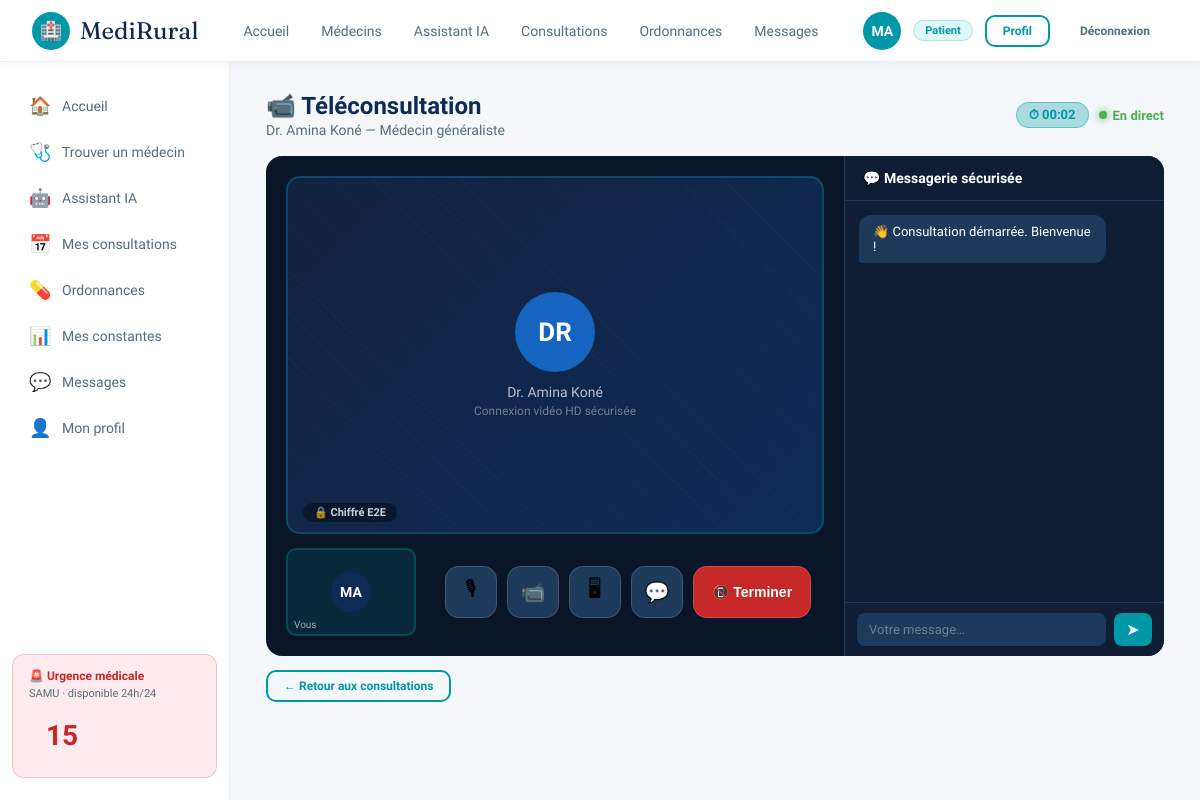
The app's page /teleconsult/1 (signed in) with its own data.
### tables this page shows
CREATE TABLE users (
            id          INTEGER PRIMARY KEY AUTOINCREMENT,
            email       TEXT UNIQUE NOT NULL,
            password    TEXT NOT NULL,
            name        TEXT NOT NULL,
            role        TEXT NOT NULL DEFAULT 'patient',
            age         INTEGER,
            city        TEXT,
            phone       TEXT,
            specialite  TEXT,
            bio         TEXT,
            avatar_color TEXT DEFAULT '#0097A7',
            created_at  TEXT DEFAULT (datetime('now'))
        );

CREATE TABLE doctors (
            id          INTEGER PRIMARY KEY AUTOINCREMENT,
            user_id     INTEGER NOT NULL UNIQUE,
            specialite  TEXT NOT NULL,
            note        REAL DEFAULT 4.8,
            nb_consults INTEGER DEFAULT 0,
            dispo       TEXT DEFAULT 'Disponible',
            tarif       INTEGER DEFAULT 25,
            FOREIGN KEY (user_id) REFERENCES users(id)
        );

### app.py (the view)
@app.route("/teleconsult/<int:consult_id>")
@login_required
def teleconsult(consult_id):
    uid  = session["user_id"]
    role = session["role"]
    c = query("SELECT c.*,u.name as doc_name,d.specialite,u.avatar_color FROM consultations c JOIN doctors d ON c.doctor_id=d.id JOIN users u ON d.user_id=u.id WHERE c.id=?", (consult_id,), one=True)
    if not c:
        flash("Consultation introuvable", "error")
        return redirect(url_for("consultations"))
    patient = query("SELECT * FROM users WHERE id=?", (c["patient_id"],), one=True)
    return render_template("teleconsult.html", consult=c, patient=patient)

### app.py (called while the page is built)
def get_db():
    if "db" not in g:
        g.db = sqlite3.connect(DB_PATH)
        g.db.row_factory = sqlite3.Row
        g.db.execute("PRAGMA journal_mode=WAL")
        g.db.execute("PRAGMA foreign_keys=ON")
    return g.db

def query(sql, args=(), one=False):
    cur = get_db().execute(sql, args)
    rv  = cur.fetchall()
    return (rv[0] if rv else None) if one else rv

def login_required(f):
    @wraps(f)
    def decorated(*args, **kwargs):
        if "user_id" not in session:
            return redirect(url_for("login"))
        return f(*args, **kwargs)
    return decorated

### templates/teleconsult.html (shortened to what this page needs)
{% extends "base.html" %}
{% block content %}
<div style="display:flex;align-items:center;justify-content:space-between;margin-bottom:18px">
  <div>
    <p class="page-title" style="margin-bottom:2px">📹 Téléconsultation</p>
    <p style="color:var(--grey);font-size:14px">
      {% if session.role=='patient' %}{{ consult.doc_name }} — {{ consult.specialite }}{% else %}{{ patient.name }} — {{ patient.age }} ans{% endif %}
    </p>
  </div>
  <div style="display:flex;gap:10px;align-items:center">
    <span class="timer-badge">⏱ <span id="timer">00:00</span></span>
    <span style="display:flex;align-items:center;gap:6px;font-size:13px;color:#4CAF50;font-weight:600">
      <span style="width:8px;height:8px;border-radius:50%;background:#4CAF50;box-shadow:0 0 8px #4CAF50;display:inline-block"></span>
      En direct
    </span>
  </div>
</div>
<div class="video-layout">
  <div class="video-main">
    <div class="video-box">
      <div style="position:relative;z-index:1;text-align:center">
        <div class="avatar" style="background:var(--blue);width:80px;height:80px;font-size:26px;margin:0 auto 12px">
          {% if session.role=='patient' %}{{ consult.doc_name[:2].upper() }}{% else %}{{ patient.name[:2].upper() }}{% endif %}
        </div>
        <p style="color:rgba(255,255,255,.7);font-size:14px">
          {% if session.role=='patient' %}{{ consult.doc_name }}{% else %}{{ patient.name }}{% endif %}
        </p>
        <p style="color:rgba(255,255,255,.4);font-size:12px;margin-top:4px">Connexion vidéo HD sécurisée</p>
      </div>
      <div style="position:absolute;bottom:12px;left:14px">
        <span class="badge" style="background:rgba(0,0,0,.4);color:rgba(255,255,255,.8);font-size:11px">🔒 Chiffré E2E</span>
      </div>
    </div>
    <div style="display:flex;align-items:center;gap:16px">
      <div style="width:130px;height:88px;background:rgba(0,151,167,.15);border-radius:10px;border:2px solid rgba(0,151,167,.3);display:flex;align-items:center;justify-content:center;position:relative;flex-shrink:0">
        <div class="avatar" style="background:var(--navy);width:40px;height:40px;font-size:14px">{{ session.name[:2].upper() }}</div>
        <span style="position:absolute;bottom:4px;left:6px;color:rgba(255,255,255,.6);font-size:10px">Vous</span>
      </div>
      <div class="controls" style="flex:1">
        <button class="ctrl-btn" id="muteBtn" onclick="toggleCtrl('muteBtn','🎙','🔇')" title="Micro">🎙</button>
        <button class="ctrl-btn" id="camBtn" onclick="toggleCtrl('camBtn','📹','📷')" title="Caméra">📹</button>
        <button class="ctrl-btn" title="Partager écran">🖥</button>
        <button class="ctrl-btn" title="Chat" onclick="document.querySelector('.chat-input').focus()">💬</button>
        <button class="ctrl-btn active" onclick="endCall()" title="Raccrocher" style="background:#C62828;flex:0 0 auto;padding:0 18px;width:auto;color:#fff;font-size:14px;font-weight:700">
          📵 Terminer
        </button>
      </div>
    </div>
  </div>
  <div class="chat-panel">
    <div class="chat-header">💬 Messagerie sécurisée</div>
    <div class="chat-msgs" id="chatMsgs">
      <div class="chat-msg from-other">👋 Consultation démarrée. Bienvenue !</div>
    </div>
    <div class="chat-input-wrap">
      <input class="chat-input" id="chatInput" placeholder="Votre message…" onkeydown="if(event.key==='Enter') sendChat()"/>
      <button class="send-btn" onclick="sendChat()">➤</button>
    </div>
  </div>
</div>
<div style="margin-top:14px;display:flex;gap:10px">
  <a href="{{ url_for('consultations') }}" class="btn btn-outline btn-sm">← Retour aux consultations</a>
</div>
{% endblock %}

### templates/base.html (shortened to what this page needs)
<!DOCTYPE html>
<html lang="fr">
<head>
</head>
<body>
<nav class="topbar">
  <a href="{{ url_for('dashboard') }}" class="logo">
    <div class="logo-icon">🏥</div>
    MediRural
  </a>
  {% if session.user_id %}
  <div class="nav-links">
    <a href="{{ url_for('dashboard') }}" {% if request.endpoint=='dashboard' %}class="active"{% endif %}>Accueil</a>
    {% if session.role=='patient' %}
    <a href="{{ url_for('doctors') }}" {% if request.endpoint=='doctors' %}class="active"{% endif %}>Médecins</a>
    <a href="{{ url_for('assistant') }}" {% if request.endpoint=='assistant' %}class="active"{% endif %}>Assistant IA</a>
    {% endif %}
    <a href="{{ url_for('consultations') }}" {% if request.endpoint=='consultations' %}class="active"{% endif %}>Consultations</a>
    <a href="{{ url_for('ordonnances') }}" {% if request.endpoint=='ordonnances' %}class="active"{% endif %}>Ordonnances</a>
    <a href="{{ url_for('messages') }}" {% if request.endpoint=='messages' %}class="active"{% endif %}>Messages</a>
  </div>
  <div class="nav-right">
    <div class="avatar" style="background:{{ session.avatar_color }}">{{ session.name[:2].upper() }}</div>
    <span class="badge {% if session.role=='doctor' %}badge-blue{% endif %}">{{ 'Médecin' if session.role=='doctor' else 'Patient' }}</span>
    <a href="{{ url_for('profile') }}" class="btn btn-outline btn-sm">Profil</a>
    <a href="{{ url_for('logout') }}" class="btn btn-sm" style="color:var(--grey)">Déconnexion</a>
  </div>
  {% endif %}
</nav>
{% if session.user_id %}
<div class="layout">
  <aside class="sidebar">
    {% if session.role == 'patient' %}
    <a href="{{ url_for('dashboard') }}" class="{{ 'active' if request.endpoint=='dashboard' }}"><span class="icon">🏠</span> Accueil</a>
    <a href="{{ url_for('doctors') }}"   class="{{ 'active' if request.endpoint in ['doctors','doctor_detail'] }}"><span class="icon">🩺</span> Trouver un médecin</a>
    <a href="{{ url_for('assistant') }}" class="{{ 'active' if request.endpoint=='assistant' }}"><span class="icon">🤖</span> Assistant IA</a>
    <a href="{{ url_for('consultations') }}" class="{{ 'active' if request.endpoint=='consultations' }}"><span class="icon">📅</span> Mes consultations</a>
    <a href="{{ url_for('ordonnances') }}" class="{{ 'active' if request.endpoint=='ordonnances' }}"><span class="icon">💊</span> Ordonnances</a>
    <a href="{{ url_for('constantes') }}" class="{{ 'active' if request.endpoint=='constantes' }}"><span class="icon">📊</span> Mes constantes</a>
    <a href="{{ url_for('messages') }}" class="{{ 'active' if request.endpoint=='messages' }}"><span class="icon">💬</span> Messages</a>
    <a href="{{ url_for('profile') }}"  class="{{ 'active' if request.endpoint=='profile' }}"><span class="icon">👤</span> Mon profil</a>
    {% endif %}
    <div class="sidebar-bottom">
      <div class="urgence-box">
        <h4>🚨 Urgence médicale</h4>
        <p style="font-size:11px;color:var(--grey);margin:3px 0 8px">SAMU · disponible 24h/24</p>
        <a href="tel:15">15</a>
      </div>
    </div>
  </aside>
  <main class="main">
    {% block content %}{% endblock %}
  </main>
</div>
{% else %}
{% block public_content %}{% endblock %}
{% endif %}
</body>
</html>

### templates/base.html (style rules this page uses)
:root { --navy:#0D2B55;--blue:#1565C0;--teal:#0097A7;--teal-lt:#E0F7FA; --green:#2E7D32;--green-lt:#E8F5E9;--gold:#F9A825;--red:#C62828; --red-lt:#FFEBEE;--white:#fff;--off:#F4F8FB;--lgrey:#ECEFF1; --grey:#546E7A;--dark:#0A1628;--radius:14px; --shadow:0 2px 20px rgba(13,43,85,.10); --font:'Sora',sans-serif; }
* { box-sizing:border-box;margin:0;padding:0; }
body { font-family:var(--font);background:var(--off);color:var(--navy);min-height:100vh;display:flex;flex-direction:column; }
a { color:inherit;text-decoration:none; }
.topbar { background:var(--white);border-bottom:1.5px solid var(--lgrey); padding:0 32px;height:62px;display:flex;align-items:center; justify-content:space-between;position:sticky;top:0;z-index:200; box-shadow:0 1px 10px rgba(13,43,85,.06); }
.logo { display:flex;align-items:center;gap:10px;font-family:'Fraunces',serif;font-size:24px;color:var(--navy); }
.logo-icon { width:38px;height:38px;background:var(--teal);border-radius:50%;display:flex;align-items:center;justify-content:center;font-size:18px; }
.nav-links { display:flex;gap:4px;align-items:center; }
.nav-links a { padding:8px 14px;border-radius:10px;font-size:14px;font-weight:500;color:var(--grey);transition:.15s; }
.nav-right { display:flex;align-items:center;gap:12px; }
.avatar { width:38px;height:38px;border-radius:50%;display:flex;align-items:center;justify-content:center;font-weight:700;font-size:14px;color:#fff;flex-shrink:0; }
.badge { background:var(--teal-lt);color:var(--teal);border-radius:20px;padding:3px 11px;font-size:11px;font-weight:600;border:1px solid rgba(0,151,167,.2); }
.layout { display:flex;flex:1; }
.sidebar { width:230px;background:var(--white);border-right:1.5px solid var(--lgrey); padding:22px 12px;display:flex;flex-direction:column;gap:3px; position:sticky;top:62px;height:calc(100vh - 62px);overflow-y:auto; }
.sidebar a { display:flex;align-items:center;gap:11px;padding:11px 14px; border-radius:12px;font-size:14px;font-weight:500;color:var(--grey); transition:.15s;border-left:3px solid transparent; }
.sidebar .icon { font-size:18px;width:22px;text-align:center; }
.sidebar-bottom { margin-top:auto;padding-top:16px; }
.urgence-box { background:var(--red-lt);border:1px solid rgba(198,40,40,.2);border-radius:12px;padding:14px 16px; }
.urgence-box h4 { color:var(--red);font-size:12px;margin-bottom:4px; }
.urgence-box a { color:var(--red);font-size:28px;font-weight:800; }
.main { flex:1;padding:30px 36px;max-width:1100px; }
.page-title { font-size:24px;font-weight:800;color:var(--navy);margin-bottom:6px; }
.btn { display:inline-flex;align-items:center;gap:7px;padding:10px 22px;border-radius:10px;font-family:var(--font);font-weight:700;font-size:14px;cursor:pointer;transition:.15s;border:2px solid transparent; }
.btn-outline { background:transparent;color:var(--teal);border-color:var(--teal); }
.btn-sm { padding:7px 16px;font-size:12px; }
.main>* { animation:fadeUp .35s ease; }

### records on screen
users: role "Patient"
users: doc_name "Dr. Amina Koné", name "DR"
doctors: specialite "Médecin généraliste"

### other values on screen
{{ session.name[:2].upper() }} "MA"
